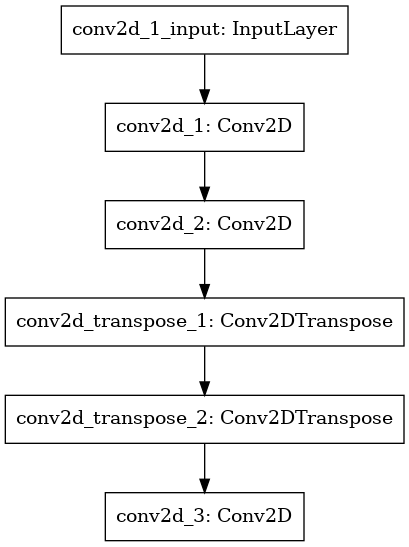

The script that drew this image:
import keras
from keras.datasets import mnist
from keras.models import Sequential
from keras.layers import Conv2D, Conv2DTranspose
from keras.constraints import max_norm
from keras import backend as K
import matplotlib.pyplot as plt
import numpy as np

# Model configuration
img_width, img_height = 28, 28
batch_size = 150
no_epochs = 10
validation_split = 0.2
verbosity = 1
max_norm_value = 2.0
noise_factor = 0.55
number_of_visualizations = 6

# Load MNIST dataset
(input_train, target_train), (input_test, target_test) = mnist.load_data()

# Reshape data based on channels first / channels last strategy.
# This is dependent on whether you use TF, Theano or CNTK as backend.
if K.image_data_format() == 'channels_first':
    input_train = input_train.reshape(input_train.shape[0], 1, img_width, img_height)
    input_test = input_test.reshape(input_test.shape[0], 1, img_width, img_height)
    input_shape = (1, img_width, img_height)
else:
    input_train = input_train.reshape(input_train.shape[0], img_width, img_height, 1)
    input_test = input_test.reshape(input_test.shape[0], img_width, img_height, 1)
    input_shape = (img_width, img_height, 1)

# Parse numbers as floats
input_train = input_train.astype('float32')
input_test = input_test.astype('float32')

# Normalize data
input_train = input_train / 255
input_test = input_test / 255

# Add noise
pure = input_train
pure_test = input_test
noise = np.random.normal(0, 1, pure.shape)
noise_test = np.random.normal(0, 1, pure_test.shape)
noisy_input = pure + noise_factor * noise
noisy_input_test = pure_test + noise_factor * noise_test

# Create the model
model = Sequential()
model.add(Conv2D(64, kernel_size=(3, 3), kernel_constraint=max_norm(max_norm_value), activation='relu', kernel_initializer='he_uniform', input_shape=input_shape))
model.add(Conv2D(32, kernel_size=(3, 3), kernel_constraint=max_norm(max_norm_value), activation='relu', kernel_initializer='he_uniform'))
model.add(Conv2DTranspose(32, kernel_size=(3,3), kernel_constraint=max_norm(max_norm_value), activation='relu', kernel_initializer='he_uniform'))
model.add(Conv2DTranspose(64, kernel_size=(3,3), kernel_constraint=max_norm(max_norm_value), activation='relu', kernel_initializer='he_uniform'))
model.add(Conv2D(1, kernel_size=(3, 3), kernel_constraint=max_norm(max_norm_value), activation='sigmoid', padding='same'))

model.summary()
from keras.utils.vis_utils import plot_model

plot_model(model, to_file='model.png')

# Compile and fit data
model.compile(optimizer='adam', loss='binary_crossentropy')
model.fit(noisy_input, pure,
                epochs=no_epochs,
                batch_size=batch_size,
                validation_split=validation_split)

# Generate denoised images
samples = noisy_input_test[:number_of_visualizations]
targets = target_test[:number_of_visualizations]
denoised_images = model.predict(samples)

# Plot denoised images
for i in range(0, number_of_visualizations):
  # Get the sample and the reconstruction
  noisy_image = noisy_input_test[i][:, :, 0]
  pure_image  = pure_test[i][:, :, 0]
  denoised_image = denoised_images[i][:, :, 0]
  input_class = targets[i]
  # Matplotlib preparations
  fig, axes = plt.subplots(1, 3)
  fig.set_size_inches(8, 3.5)
  # Plot sample and reconstruciton
  axes[0].imshow(noisy_image)
  axes[0].set_title('Noisy image')
  axes[1].imshow(pure_image)
  axes[1].set_title('Pure image')
  axes[2].imshow(denoised_image)
  axes[2].set_title('Denoised image')
  fig.suptitle(f'MNIST target = {input_class}')
  plt.show()
